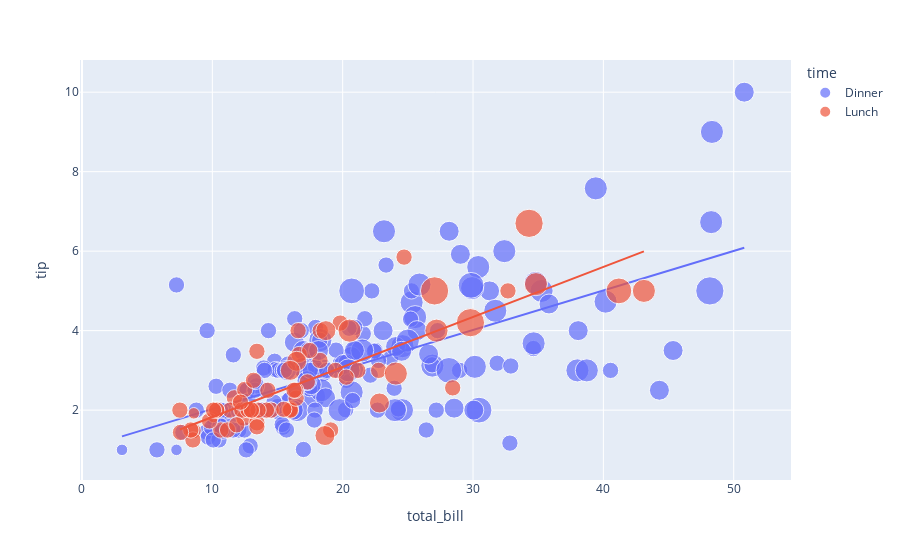

Notebook code for this chart:
### Code cell
# considering total_bills vs tips with respect to time
figure = px.scatter(data_frame=data,x="total_bill",y="tip",size="size",color="time",trendline="ols")
figure.show()
print(data['time'].value_counts())
"""
    from the above graph we can conclude that 
    waiters are given more tip at Dinner Time 
"""

### Figure 1 — Plotly figure (JSON) as saved in the notebook; plotly's stock layout.template omitted (floating-point values rounded to 4 significant figures; data arrays with more than 128 entries replaced by an {"elided": "..."} marker saying what was removed)
{"data": [{"hovertemplate": "time=Dinner<br>total_bill=%{x}<br>tip=%{y}<br>size=%{marker.size}<extra></extra>", "legendgroup": "Dinner", "marker": {"color": "#636efa", "size": {"elided": "176 int values"}, "sizemode": "area", "sizeref": 0.015, "symbol": "circle"}, "mode": "markers", "name": "Dinner", "orientation": "v", "showlegend": true, "type": "scatter", "x": {"elided": "176 float values"}, "xaxis": "x", "y": {"elided": "176 float values"}, "yaxis": "y"}, {"hovertemplate": "<b>OLS trendline</b><br>tip = 0.0994262 * total_bill + 1.03489<br>R<sup>2</sup>=0.400526<br><br>time=Dinner<br>total_bill=%{x}<br>tip=%{y} <b>(trend)</b><extra></extra>", "legendgroup": "Dinner", "marker": {"color": "#636efa", "symbol": "circle"}, "mode": "lines", "name": "Dinner", "showlegend": false, "type": "scatter", "x": {"elided": "176 float values"}, "xaxis": "x", "y": {"elided": "176 float values"}, "yaxis": "y"}, {"hovertemplate": "time=Lunch<br>total_bill=%{x}<br>tip=%{y}<br>size=%{marker.size}<extra></extra>", "legendgroup": "Lunch", "marker": {"color": "#EF553B", "size": [4, 2, 2, 2, 2, 1, 2, 2, 4, 2, 2, 2, 2, 2, 2, 4, 2, 2, 2, 2, 2, 6, 2, 2, 2, 3, 2, 2, 2, 2, 2, 2, 2, 2, 2, 2, 2, 6, 5, 6, 2, 2, 3, 2, 2, 2, 2, 2, 2, 2, 2, 2, 4, 2, 2, 3, 2, 2, 2, 4, 3, 2, 2, 1, 3, 2, 2, 2], "sizemode": "area", "sizeref": 0.015, "symbol": "circle"}, "mode": "markers", "name": "Lunch", "orientation": "v", "showlegend": true, "type": "scatter", "x": [27.2, 22.76, 17.29, 19.44, 16.66, 10.07, 32.68, 15.98, 34.83, 13.03, 18.28, 24.71, 21.16, 10.65, 12.43, 24.08, 11.69, 13.42, 14.26, 15.95, 12.48, 29.8, 8.52, 14.52, 11.38, 22.82, 19.08, 20.27, 11.17, 12.26, 18.26, 8.51, 10.33, 14.15, 16.0, 13.16, 17.47, 34.3, 41.19, 27.05, 16.43, 8.35, 18.64, 11.87, 9.78, 7.51, 19.81, 28.44, 15.48, 16.58, 7.56, 10.34, 43.11, 13.0, 13.51, 18.71, 12.74, 13.0, 16.4, 20.53, 16.47, 12.16, 13.42, 8.58, 15.98, 13.42, 16.27, 10.09], "xaxis": "x", "y": [4.0, 3.0, 2.71, 3.0, 3.4, 1.83, 5.0, 2.03, 5.17, 2.0, 4.0, 5.85, 3.0, 1.5, 1.8, 2.92, 2.31, 1.68, 2.5, 2.0, 2.52, 4.2, 1.48, 2.0, 2.0, 2.18, 1.5, 2.83, 1.5, 2.0, 3.25, 1.25, 2.0, 2.0, 2.0, 2.75, 3.5, 6.7, 5.0, 5.0, 2.3, 1.5, 1.36, 1.63, 1.73, 2.0, 4.19, 2.56, 2.02, 4.0, 1.44, 2.0, 5.0, 2.0, 2.0, 4.0, 2.01, 2.0, 2.5, 4.0, 3.23, 2.2, 3.48, 1.92, 3.0, 1.58, 2.5, 2.0], "yaxis": "y"}, {"hovertemplate": "<b>OLS trendline</b><br>tip = 0.125853 * total_bill + 0.567362<br>R<sup>2</sup>=0.648708<br><br>time=Lunch<br>total_bill=%{x}<br>tip=%{y} <b>(trend)</b><extra></extra>", "legendgroup": "Lunch", "marker": {"color": "#EF553B", "symbol": "circle"}, "mode": "lines", "name": "Lunch", "showlegend": false, "type": "scatter", "x": [7.51, 7.56, 8.35, 8.51, 8.52, 8.58, 9.78, 10.07, 10.09, 10.33, 10.34, 10.65, 11.17, 11.38, 11.69, 11.87, 12.16, 12.26, 12.43, 12.48, 12.74, 13.0, 13.0, 13.03, 13.16, 13.42, 13.42, 13.42, 13.51, 14.15, 14.26, 14.52, 15.48, 15.95, 15.98, 15.98, 16.0, 16.27, 16.4, 16.43, 16.47, 16.58, 16.66, 17.29, 17.47, 18.26, 18.28, 18.64, 18.71, 19.08, 19.44, 19.81, 20.27, 20.53, 21.16, 22.76, 22.82, 24.08, 24.71, 27.05, 27.2, 28.44, 29.8, 32.68, 34.3, 34.83, 41.19, 43.11], "xaxis": "x", "y": [1.513, 1.519, 1.618, 1.638, 1.64, 1.647, 1.798, 1.835, 1.837, 1.867, 1.869, 1.908, 1.973, 2.0, 2.039, 2.061, 2.098, 2.11, 2.132, 2.138, 2.171, 2.203, 2.203, 2.207, 2.224, 2.256, 2.256, 2.256, 2.268, 2.348, 2.362, 2.395, 2.516, 2.575, 2.578, 2.578, 2.581, 2.615, 2.631, 2.635, 2.64, 2.654, 2.664, 2.743, 2.766, 2.865, 2.868, 2.913, 2.922, 2.969, 3.014, 3.061, 3.118, 3.151, 3.23, 3.432, 3.439, 3.598, 3.677, 3.972, 3.991, 4.147, 4.318, 4.68, 4.884, 4.951, 5.751, 5.993], "yaxis": "y"}], "layout": {"legend": {"itemsizing": "constant", "title": {"text": "time"}, "tracegroupgap": 0}, "margin": {"t": 60}, "xaxis": {"anchor": "y", "domain": [0, 1], "title": {"text": "total_bill"}}, "yaxis": {"anchor": "x", "domain": [0, 1], "title": {"text": "tip"}}}}
